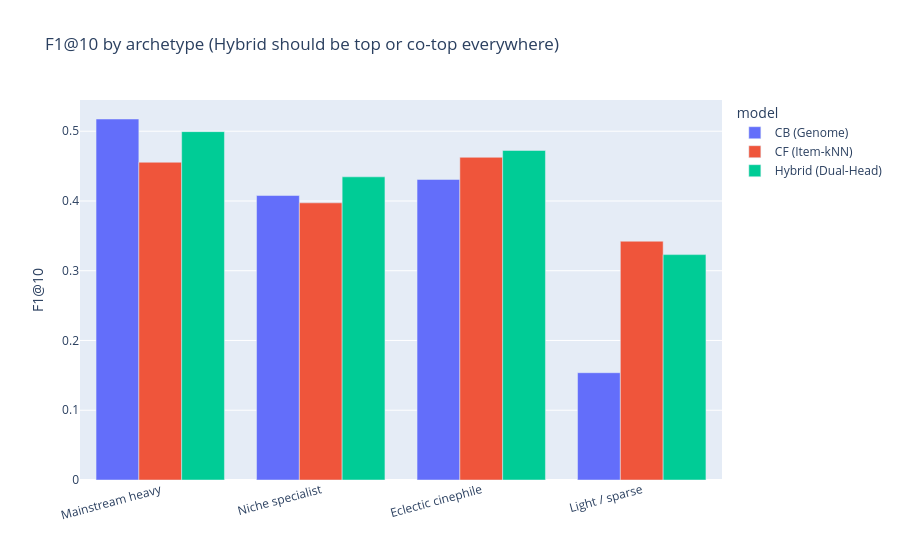
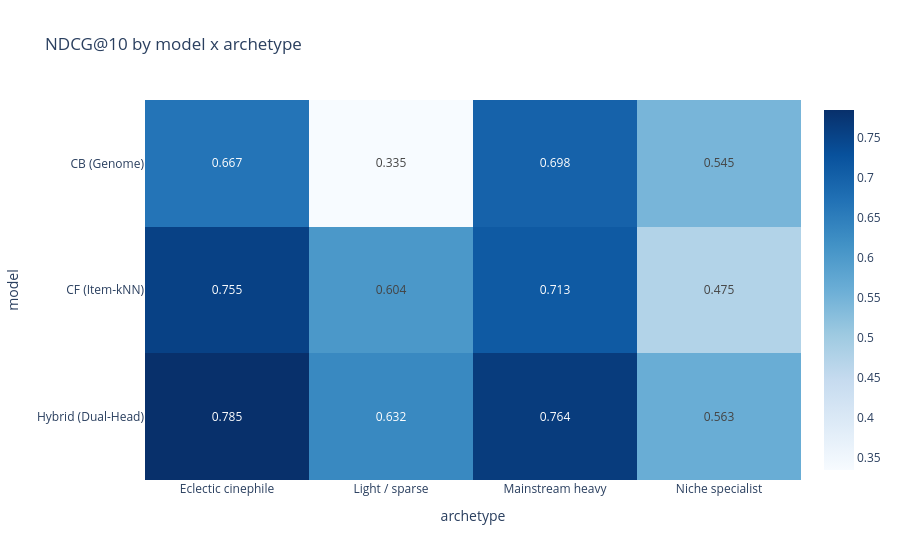

Write notebook code for charts like these, in order.
### Code cell
# Named-user ranking metrics (the four showcased users individually)
named_rows = []
for label, u in arch.items():
    sub = test[test["userId"] == u]
    for fam, fn in FAMILIES_RANK.items():
        res, _ = evaluate_ranking_extended(sub, fn, train_val, all_movie_ids,
                                           n_negatives=N_NEGATIVES, k_values=[10], random_state=RANDOM_STATE)
        named_rows.append({"archetype": label, "userId": u, "model": fam,
                           "P@10": round(res[10]["precision"], 3), "R@10": round(res[10]["recall"], 3),
                           "F1@10": round(res[10]["f1"], 3), "NDCG@10": round(res[10]["ndcg"], 3)})
display(pd.DataFrame(named_rows).set_index(["archetype", "model"]))

fig = px.bar(agg_df, x="archetype", y="F1@10", color="model", barmode="group",
             title="F1@10 by archetype (Hybrid should be top or co-top everywhere)")
fig.update_layout(xaxis_title="", xaxis_tickangle=-15)
save_fig(fig, "15_cs_archetype_f1")
heat = agg_df.pivot(index="model", columns="archetype", values="NDCG@10")
fig = px.imshow(heat, text_auto=".3f", color_continuous_scale="Blues", aspect="auto",
                title="NDCG@10 by model x archetype")
save_fig(fig, "15_cs_archetype_heat")

### Figure 1 — Plotly figure (JSON) as saved in the notebook; plotly's stock layout.template omitted (floating-point values rounded to 4 significant figures)
{"data": [{"alignmentgroup": "True", "hovertemplate": "model=CB (Genome)<br>archetype=%{x}<br>F1@10=%{y}<extra></extra>", "legendgroup": "CB (Genome)", "marker": {"color": "#636efa", "pattern": {"shape": ""}}, "name": "CB (Genome)", "offsetgroup": "CB (Genome)", "orientation": "v", "showlegend": true, "textposition": "auto", "type": "bar", "x": ["Mainstream heavy", "Niche specialist", "Eclectic cinephile", "Light / sparse"], "xaxis": "x", "y": [0.5175, 0.4078, 0.4309, 0.1538], "yaxis": "y"}, {"alignmentgroup": "True", "hovertemplate": "model=CF (Item-kNN)<br>archetype=%{x}<br>F1@10=%{y}<extra></extra>", "legendgroup": "CF (Item-kNN)", "marker": {"color": "#EF553B", "pattern": {"shape": ""}}, "name": "CF (Item-kNN)", "offsetgroup": "CF (Item-kNN)", "orientation": "v", "showlegend": true, "textposition": "auto", "type": "bar", "x": ["Mainstream heavy", "Niche specialist", "Eclectic cinephile", "Light / sparse"], "xaxis": "x", "y": [0.4555, 0.3973, 0.4626, 0.3423], "yaxis": "y"}, {"alignmentgroup": "True", "hovertemplate": "model=Hybrid (Dual-Head)<br>archetype=%{x}<br>F1@10=%{y}<extra></extra>", "legendgroup": "Hybrid (Dual-Head)", "marker": {"color": "#00cc96", "pattern": {"shape": ""}}, "name": "Hybrid (Dual-Head)", "offsetgroup": "Hybrid (Dual-Head)", "orientation": "v", "showlegend": true, "textposition": "auto", "type": "bar", "x": ["Mainstream heavy", "Niche specialist", "Eclectic cinephile", "Light / sparse"], "xaxis": "x", "y": [0.4994, 0.4346, 0.4724, 0.3231], "yaxis": "y"}], "layout": {"barmode": "group", "legend": {"title": {"text": "model"}, "tracegroupgap": 0}, "title": {"text": "F1@10 by archetype (Hybrid should be top or co-top everywhere)"}, "xaxis": {"anchor": "y", "domain": [0, 1], "tickangle": -15, "title": {"text": ""}}, "yaxis": {"anchor": "x", "domain": [0, 1], "title": {"text": "F1@10"}}}}

### Figure 2 — Plotly figure (JSON) as saved in the notebook; plotly's stock layout.template omitted (floating-point values rounded to 4 significant figures)
{"data": [{"coloraxis": "coloraxis", "hovertemplate": "archetype: %{x}<br>model: %{y}<br>color: %{z}<extra></extra>", "name": "0", "texttemplate": "%{z:.3f}", "type": "heatmap", "x": ["Eclectic cinephile", "Light / sparse", "Mainstream heavy", "Niche specialist"], "xaxis": "x", "y": ["CB (Genome)", "CF (Item-kNN)", "Hybrid (Dual-Head)"], "yaxis": "y", "z": [[0.6674, 0.335, 0.6981, 0.5451], [0.7551, 0.6039, 0.7131, 0.4752], [0.7849, 0.6316, 0.7642, 0.5626]]}], "layout": {"coloraxis": {"colorscale": [[0, "rgb(247,251,255)"], [0.125, "rgb(222,235,247)"], [0.25, "rgb(198,219,239)"], [0.375, "rgb(158,202,225)"], [0.5, "rgb(107,174,214)"], [0.625, "rgb(66,146,198)"], [0.75, "rgb(33,113,181)"], [0.875, "rgb(8,81,156)"], [1, "rgb(8,48,107)"]]}, "title": {"text": "NDCG@10 by model x archetype"}, "xaxis": {"anchor": "y", "domain": [0, 1], "title": {"text": "archetype"}}, "yaxis": {"anchor": "x", "autorange": "reversed", "domain": [0, 1], "title": {"text": "model"}}}}
